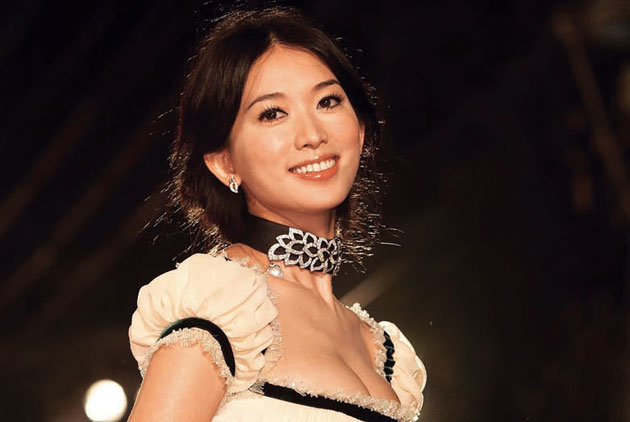
#> input picture images/J1420686814068.jpg, 630 x 422 px
$ python DetectingPupils_Error.py   (older library calls are emulated)
#> lines starting #> are read from the running program, lines starting #| are printed output that depends on the picture; after the words box and inside, x2 and y2 are one past the last pixel; in counts of white or black regions, pixels touching at a corner belong together
import math

import cv2
import numpy as np

img = cv2.imread('../images/J1420686814068.jpg')
#> img is the input picture: shape (422, 630, 3); mean B, G, R 42.9, 50.7, 69.4
scaling_factor = 0.7

img = cv2.resize(img, None, fx=scaling_factor, fy=scaling_factor, interpolation=cv2.INTER_AREA)
#> img: shape (295, 441, 3)
cv2.imshow('Input', img)
gray = cv2.cvtColor(~img, cv2.COLOR_BGR2GRAY)
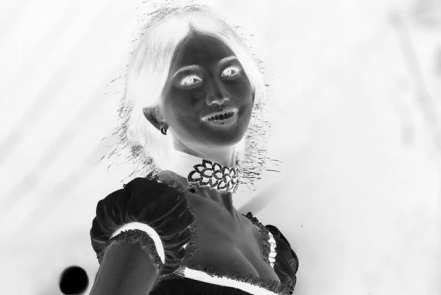
#> gray: shape (295, 441); min 0, max 253, mean 199.7

ret, thresh_gray = cv2.threshold(gray, 220, 255, cv2.THRESH_BINARY)
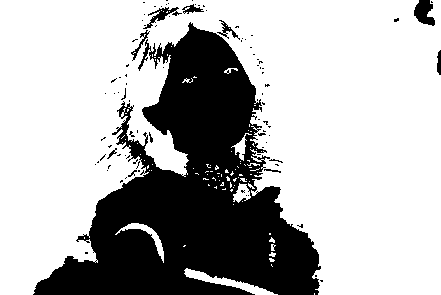
#> thresh_gray: shape (295, 441); 70.7% white; 93 black regions (82 under 20 px), largest, box (x1, y1, x2, y2) and area: (33, 22, 321, 295) 36681, (414, 0, 435, 26) 362, (143, 7, 182, 29) 235
contours, hierarchy,_ = cv2.findContours(thresh_gray, cv2.RETR_EXTERNAL, cv2.CHAIN_APPROX_NONE)

for contour in contours:
#> (the run stopped early here; a loop or call above may not have finished)
